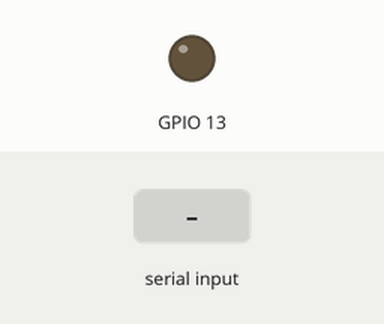
The sketch below on a simulated ESP32. Shown: output pins drawn as LEDs (lit = HIGH). The inputs (shaded band) are chosen by the test bench.

Above: at 1.2 s.
1.3 s: "1\n" received over Serial
At 2.5 s:
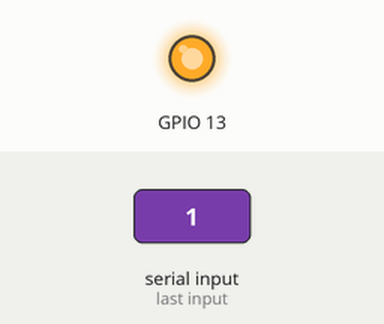
2.8 s: "0\n" received over Serial
At 3.8 s:
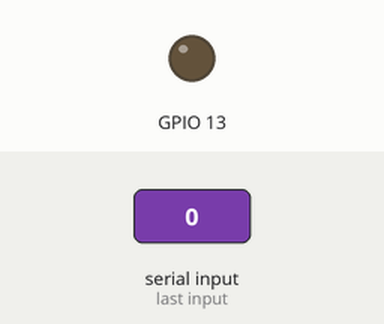
Timing chart, 0 to 5.8 s (numbered marks = the images above; inputs shaded):
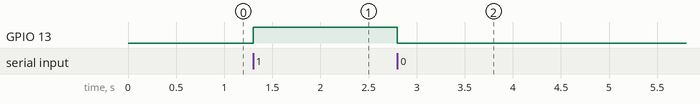

Measured:
- after the input at 1.3 s, GPIO 13: LOW → HIGH at once
- after the input at 2.8 s, GPIO 13: HIGH → LOW at once

The sketch:

arduino_serial.ino.ino
```cpp
void setup() {
  pinMode(13, OUTPUT);
  Serial.begin(9600);
}

void loop() {
  if (Serial.available()) {
    String command = Serial.readStringUntil('\n'); // Read until newline
    command.trim(); // Remove any unwanted whitespace
    if (command == "1") {
      digitalWrite(13, HIGH);
    } else if (command == "0") {
      digitalWrite(13, LOW);
    }
  }
}
```
